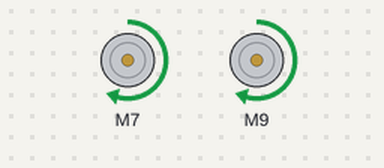
Bench run of a sketch on a simulated Arduino Uno, built with avr-gcc and run on an emulated ATmega328P. Parts: 2 × DC motor (green arrow = forward, orange = backward, longer = faster).

Above: at 0.1 s.
At 10.1 s:
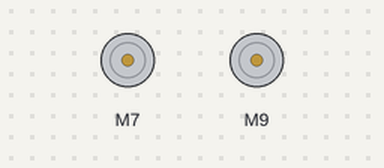
Timing chart, 0 to 11.6 s (numbered marks = the images above):
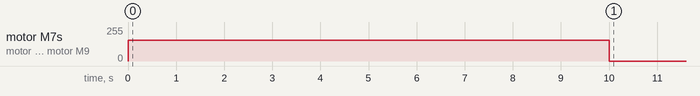

Measured:
- by itself, motor M7, motor M9: stopped → forward 155/255 at 0.00 s, → stopped 10.0 s later

The sketch:

motor_test_tb6612.ino
```cpp
#include <SparkFun_TB6612.h>

// Motor Driver Pins (CHANGE IF YOUR WIRING IS DIFFERENT)
#define AIN1 7
#define AIN2 8
#define PWMA 5

#define BIN1 9
#define BIN2 10
#define PWMB 11

#define STBY 12

// Motor objects (last param is offset, 1 or -1 depending motor wiring direction)
Motor motorA(AIN1, AIN2, PWMA, 1, STBY);
Motor motorB(BIN1, BIN2, PWMB, 1, STBY);

void setup() {
  // Wake up motor driver
  pinMode(STBY, OUTPUT);
  digitalWrite(STBY, HIGH);

  // Run forward
  motorA.drive(155);  // Speed range: -255 to 255
  motorB.drive(155);

  delay(10000); // Run for 3 seconds

  motorA.brake();
  motorB.brake();
}

void loop() {}
```
